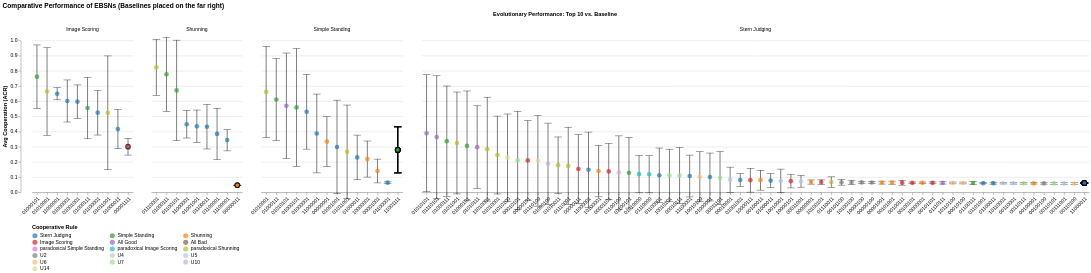

Notebook code for this chart:
### Code cell
# 1. Define the Baseline vectors
baseline_mapping = {
    "Image Scoring": "00001111", 
    "Stern Judging": "11000011", 
    "Shunning": "00000011",
    "Simple Standing": "11001111"
}

# 2. Extract full stats for Baselines from your original data
# We calculate the stats the same way as your top_10 function to ensure consistency
for base_name, ebsn_str in baseline_mapping.items():
    # Filter original data for this specific baseline vector
    b_data = merged_df[(merged_df['8bit_vector'] == ebsn_str)]
    b_data = b_data[b_data.q==0.75]
    b_data = b_data[b_data.base_social_norm==base_name]
    b_data = b_data[b_data.eps==0.01]
    b_data = b_data[b_data.gens==2000]
    b_data = b_data[b_data.consensus_thresh==0]
    if not b_data.empty:
        acr = b_data['average_cooperation'].mean()
        if acr > 1.1: acr /= 100.0
        
        # Build a row compatible with top_10_final
        row = {
            'Base Norm': base_name,
            'EBSN': ebsn_str,
            'ACR': acr,
            'Standard Deviation': b_data['average_cooperation'].std() / (100.0 if b_data['average_cooperation'].mean() > 1.1 else 1.0),
            'Cooperative-Social Norm': base_name, # It is its own rule
            'is_baseline': 1 # Sorting flag
        }
        baseline_rows.append(row)

df_baselines_rows = pd.DataFrame(baseline_rows)

# 3. Combine with Top 10 and Sort
# We add a temporary 'is_baseline' flag to your top_10_final
df_facet = all_results_q75[all_results_q75["Base Norm"].isin(leading_four)].copy()
df_facet['is_baseline'] = 0

# Combine
df_combined = pd.concat([df_facet, df_baselines_rows], ignore_index=True)

# SORTING LOGIC: 
# Primary: Base Norm
# Secondary: is_baseline (0s first, 1s last)
# Tertiary: ACR (Descending)
df_combined = df_combined.sort_values(
    ['Base Norm', 'is_baseline', 'ACR'], 
    ascending=[True, True, False]
)

# 4. Charting logic
full_domain = ["Stern Judging", "Simple Standing", "Shunning", "Image Scoring", "All Good", "All Bad", "paradoxical Simple Standing", "paradoxical Image Scoring", "paradoxical Shunning", "U2", "U4", "U5", "U6", "U7", "U10", "U14"]
full_range = ["#1f77b4", "#2ca02c", "#ff7f0e", "#d62728", "#9467bd", "#8c564b", "#e377c2", "#17becf", "#bcbd22", "#7f7f7f", "#c7c7c7", "#aec7e8", "#ffbb78", "#98df8a", "#c5b0d5", "#dbdb8d"]
# 4. Charting logic
# Use the Nominal (:N) shorthand to ensure Altair recognizes the field type explicitly
base = alt.Chart(df_combined).encode(
    x=alt.X('EBSN:N', sort=None, title=None, axis=alt.Axis(labelAngle=-45)),
    y=alt.Y('ACR:Q', scale=alt.Scale(domain=[0, 1]), title='Avg Cooperation (ACR)')
)

error_bars = base.mark_errorbar(ticks=True, color='black').encode(
    yError='Standard Deviation:Q'
)

points = base.mark_point(filled=True, size=85).encode(
    # Explicitly add :N here
    color=alt.Color('Cooperative-Social Norm:N',  
                    scale=alt.Scale(domain=full_domain, range=full_range),
                    legend=alt.Legend(title="Cooperative Rule", orient='bottom', columns=3)),
    stroke=alt.condition(alt.datum.is_baseline == 1, alt.value('black'), alt.value(None)),
    strokeWidth=alt.condition(alt.datum.is_baseline == 1, alt.value(2), alt.value(0)),
    tooltip=['EBSN:N', 'Base Norm:N', 'Cooperative-Social Norm:N', 'ACR:Q', 'Standard Deviation:Q']
)

# Apply facet and resolve
faceted_chart = (error_bars + points).facet(
    column=alt.Column('Base Norm:N', title="Evolutionary Performance: Top 10 vs. Baseline"),
    spacing=15
).resolve_scale(
    x='independent'
).properties(
    title='Comparative Performance of EBSNs (Baselines placed on the far right)'
).configure_view(
    stroke=None
)

faceted_chart.display()
